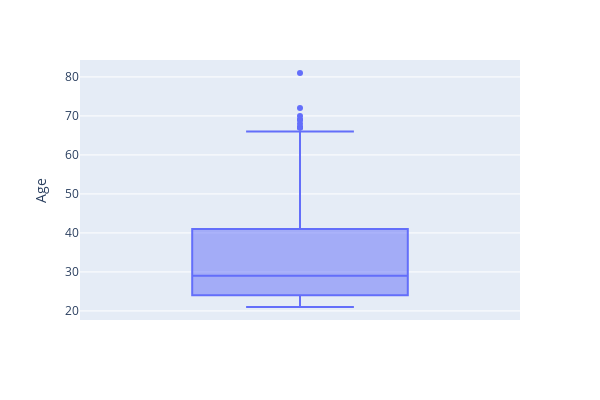

Write notebook code for a chart like this one.
### Code cell
# There are some outliers in Age, but it's okay
fig = px.box(df, y='Age',width=600, height=400)
fig.show()

### Figure 1 — Plotly figure (JSON) as saved in the notebook; plotly's stock layout.template omitted (floating-point values rounded to 4 significant figures; data arrays with more than 128 entries replaced by an {"elided": "..."} marker saying what was removed)
{"data": [{"alignmentgroup": "True", "hovertemplate": "Age=%{y}<extra></extra>", "legendgroup": "", "marker": {"color": "#636efa"}, "name": "", "notched": false, "offsetgroup": "", "orientation": "v", "showlegend": false, "type": "box", "x0": " ", "xaxis": "x", "y": {"elided": "768 int values"}, "y0": " ", "yaxis": "y"}], "layout": {"boxmode": "group", "height": 400, "legend": {"tracegroupgap": 0}, "margin": {"t": 60}, "width": 600, "xaxis": {"anchor": "y", "domain": [0, 1]}, "yaxis": {"anchor": "x", "domain": [0, 1], "title": {"text": "Age"}}}}
